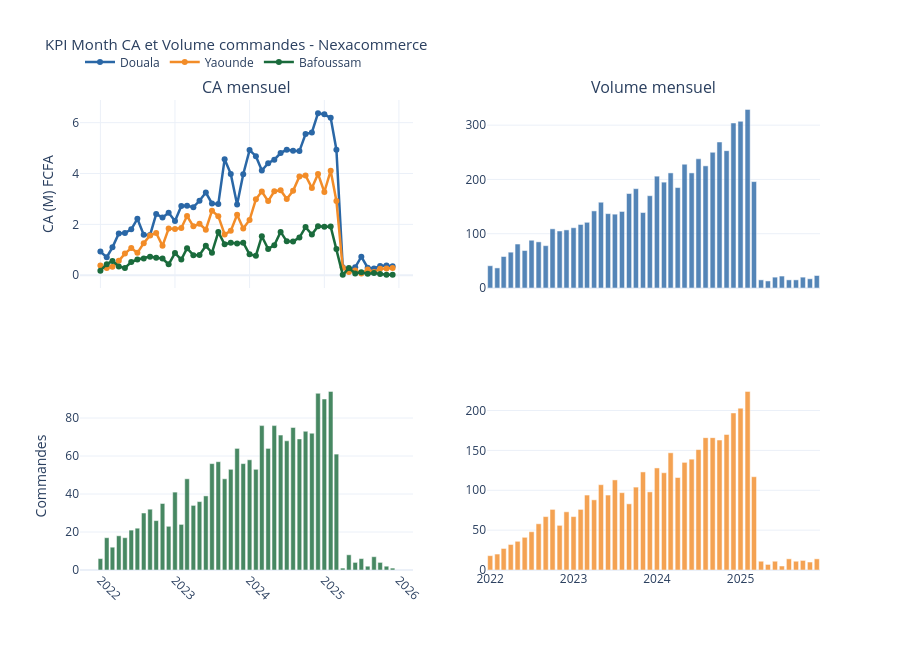

Notebook cell for this chart:
### Markdown cell above
### Évolution du chiffre d'affaire par mois

### Code cell
top_ville = ['Douala', 'Yaounde','Bafoussam']

orders_valid = orders.copy()
orders_valid['mois'] = orders_valid['order_date'].dt.to_period('M').astype(str)


df_mois = (
    orders_valid
    .groupby(['mois','city'])
    .agg(ca=('total_amount_xaf_clean','sum'),volume=('order_id','count'))
    .reset_index()
)

fig = make_subplots(
    rows=2,cols=2,
    shared_xaxes=True,
    vertical_spacing=0.2,    
    subplot_titles=['CA mensuel', 'Volume mensuel']
    )

for ville in top_ville:
    d = df_mois[df_mois['city']==ville].sort_values('mois')
    fig.add_trace(
        go.Scatter(
            x=d['mois'], y=d['ca'] /1e6,
            name=ville, mode='lines+markers',
            line=dict(color=COLORS[ville],width=2.5),
            marker=dict(size=6),
            hovertemplate='%{x}<br> CA: %{y:.1f} M FCFA <extra>' + ville + '</extra>'
        ), row=1, col=1
    )
 
    if ville == "Douala":  
        fig.add_trace(
            go.Bar(
                x=d['mois'],y=d['volume'],
                name=ville+'vol',
                marker_color=COLORS[ville],
                opacity=0.8,
                showlegend=False,
                hovertemplate='%{x} <br> Volume: %{y} commandes<extra>' + ville + '</extra>'
            ), row=1, col=2
        )    

    if ville == "Bafoussam":
        fig.add_trace(
            go.Bar(
                x=d['mois'],y=d['volume'],
                name=ville,
                marker_color=COLORS[ville],
                opacity=0.8,
                showlegend=False,
                hovertemplate='%{x} <br> Volume: %{y} commandes<extra>' + ville + '</extra>'
            ), row=2, col=1
        ) 

    if ville == "Yaounde" :
        fig.add_trace(
            go.Bar(
                x=d['mois'],y=d['volume'],
                name=ville+'vol',
                marker_color=COLORS[ville],
                opacity=0.8,
                showlegend=False,
                hovertemplate='%{x} <br> Volume: %{y} commandes<extra>' + ville + '</extra>'
            ), row=2, col=2
        ) 

fig.update_layout(
    title="KPI Month CA et Volume commandes - Nexacommerce",
    title_font_size=15,
    height=650,
    template='plotly_white',
    hovermode='x unified',
    legend=dict(orientation='h', yanchor='bottom',y=1.05)
)



fig.update_yaxes(title_text='CA (M) FCFA', row=1, col=1)
fig.update_yaxes(title_text='Commandes', row=2,col=1)
fig.update_xaxes(tickangle=45,row=2,col=1)
fig.show()    


fig.write_html("../reports/EDA/Kpi_month.html")
# fig.write_image("../reports/EDA/Kpi_month.png", scale=2)

### Figure 1 — Plotly figure (JSON) as saved in the notebook; plotly's stock layout.template omitted (floating-point values rounded to 4 significant figures)
{"data": [{"hovertemplate": "%{x}<br> CA: %{y:.1f} M FCFA <extra>Douala</extra>", "line": {"color": "#2A67A6", "width": 2.5}, "marker": {"size": 6}, "mode": "lines+markers", "name": "Douala", "type": "scatter", "x": ["2022-01", "2022-02", "2022-03", "2022-04", "2022-05", "2022-06", "2022-07", "2022-08", "2022-09", "2022-10", "2022-11", "2022-12", "2023-01", "2023-02", "2023-03", "2023-04", "2023-05", "2023-06", "2023-07", "2023-08", "2023-09", "2023-10", "2023-11", "2023-12", "2024-01", "2024-02", "2024-03", "2024-04", "2024-05", "2024-06", "2024-07", "2024-08", "2024-09", "2024-10", "2024-11", "2024-12", "2025-01", "2025-02", "2025-03", "2025-04", "2025-05", "2025-06", "2025-07", "2025-08", "2025-09", "2025-10", "2025-11", "2025-12"], "xaxis": "x", "y": [0.9296, 0.7089, 1.095, 1.639, 1.657, 1.803, 2.219, 1.59, 1.578, 2.403, 2.272, 2.456, 2.135, 2.722, 2.728, 2.676, 2.929, 3.251, 2.821, 2.798, 4.564, 3.985, 2.777, 3.974, 4.922, 4.681, 4.118, 4.405, 4.546, 4.804, 4.938, 4.893, 4.883, 5.555, 5.617, 6.374, 6.328, 6.189, 4.934, 0.3176, 0.2355, 0.312, 0.727, 0.2943, 0.264, 0.3655, 0.384, 0.3571], "yaxis": "y"}, {"hovertemplate": "%{x} <br> Volume: %{y} commandes<extra>Douala</extra>", "marker": {"color": "#2A67A6"}, "name": "Doualavol", "opacity": 0.8, "showlegend": false, "type": "bar", "x": ["2022-01", "2022-02", "2022-03", "2022-04", "2022-05", "2022-06", "2022-07", "2022-08", "2022-09", "2022-10", "2022-11", "2022-12", "2023-01", "2023-02", "2023-03", "2023-04", "2023-05", "2023-06", "2023-07", "2023-08", "2023-09", "2023-10", "2023-11", "2023-12", "2024-01", "2024-02", "2024-03", "2024-04", "2024-05", "2024-06", "2024-07", "2024-08", "2024-09", "2024-10", "2024-11", "2024-12", "2025-01", "2025-02", "2025-03", "2025-04", "2025-05", "2025-06", "2025-07", "2025-08", "2025-09", "2025-10", "2025-11", "2025-12"], "xaxis": "x2", "y": [41, 37, 58, 66, 81, 69, 88, 85, 78, 109, 105, 107, 111, 117, 121, 142, 158, 137, 136, 141, 174, 183, 139, 170, 206, 195, 212, 185, 228, 212, 238, 225, 250, 269, 253, 304, 307, 329, 196, 15, 13, 20, 22, 15, 15, 20, 17, 23], "yaxis": "y2"}, {"hovertemplate": "%{x}<br> CA: %{y:.1f} M FCFA <extra>Yaounde</extra>", "line": {"color": "#F28C28", "width": 2.5}, "marker": {"size": 6}, "mode": "lines+markers", "name": "Yaounde", "type": "scatter", "x": ["2022-01", "2022-02", "2022-03", "2022-04", "2022-05", "2022-06", "2022-07", "2022-08", "2022-09", "2022-10", "2022-11", "2022-12", "2023-01", "2023-02", "2023-03", "2023-04", "2023-05", "2023-06", "2023-07", "2023-08", "2023-09", "2023-10", "2023-11", "2023-12", "2024-01", "2024-02", "2024-03", "2024-04", "2024-05", "2024-06", "2024-07", "2024-08", "2024-09", "2024-10", "2024-11", "2024-12", "2025-01", "2025-02", "2025-03", "2025-04", "2025-05", "2025-06", "2025-07", "2025-08", "2025-09", "2025-10", "2025-11", "2025-12"], "xaxis": "x", "y": [0.3776, 0.2818, 0.3337, 0.5657, 0.8503, 1.067, 0.8794, 1.26, 1.566, 1.661, 1.155, 1.833, 1.82, 1.858, 2.329, 1.923, 2.024, 1.793, 2.54, 2.321, 1.605, 1.744, 2.375, 1.839, 2.171, 2.983, 3.294, 2.915, 3.299, 3.343, 2.998, 3.319, 3.886, 3.921, 3.432, 3.985, 3.273, 4.111, 2.922, 0.2902, 0.1305, 0.1815, 0.06553, 0.2209, 0.1235, 0.2494, 0.2678, 0.2822], "yaxis": "y"}, {"hovertemplate": "%{x} <br> Volume: %{y} commandes<extra>Yaounde</extra>", "marker": {"color": "#F28C28"}, "name": "Yaoundevol", "opacity": 0.8, "showlegend": false, "type": "bar", "x": ["2022-01", "2022-02", "2022-03", "2022-04", "2022-05", "2022-06", "2022-07", "2022-08", "2022-09", "2022-10", "2022-11", "2022-12", "2023-01", "2023-02", "2023-03", "2023-04", "2023-05", "2023-06", "2023-07", "2023-08", "2023-09", "2023-10", "2023-11", "2023-12", "2024-01", "2024-02", "2024-03", "2024-04", "2024-05", "2024-06", "2024-07", "2024-08", "2024-09", "2024-10", "2024-11", "2024-12", "2025-01", "2025-02", "2025-03", "2025-04", "2025-05", "2025-06", "2025-07", "2025-08", "2025-09", "2025-10", "2025-11", "2025-12"], "xaxis": "x4", "y": [18, 20, 27, 32, 36, 41, 48, 58, 67, 76, 56, 73, 67, 76, 94, 88, 107, 94, 113, 97, 83, 104, 123, 98, 128, 122, 147, 116, 135, 139, 151, 166, 166, 163, 170, 197, 203, 224, 117, 11, 7, 11, 5, 14, 11, 12, 10, 14], "yaxis": "y4"}, {"hovertemplate": "%{x}<br> CA: %{y:.1f} M FCFA <extra>Bafoussam</extra>", "line": {"color": "#1A6B3C", "width": 2.5}, "marker": {"size": 6}, "mode": "lines+markers", "name": "Bafoussam", "type": "scatter", "x": ["2022-01", "2022-02", "2022-03", "2022-04", "2022-05", "2022-06", "2022-07", "2022-08", "2022-09", "2022-10", "2022-11", "2022-12", "2023-01", "2023-02", "2023-03", "2023-04", "2023-05", "2023-06", "2023-07", "2023-08", "2023-09", "2023-10", "2023-11", "2023-12", "2024-01", "2024-02", "2024-03", "2024-04", "2024-05", "2024-06", "2024-07", "2024-08", "2024-09", "2024-10", "2024-11", "2024-12", "2025-01", "2025-02", "2025-03", "2025-04", "2025-05", "2025-06", "2025-07", "2025-08", "2025-09", "2025-10", "2025-11", "2025-12"], "xaxis": "x", "y": [0.1785, 0.4334, 0.5627, 0.3433, 0.2867, 0.5171, 0.6149, 0.6595, 0.7303, 0.6863, 0.6556, 0.4263, 0.8727, 0.6137, 1.061, 0.7885, 0.7984, 1.156, 0.8848, 1.695, 1.217, 1.277, 1.245, 1.279, 0.8203, 0.7668, 1.534, 1.028, 1.181, 1.703, 1.331, 1.33, 1.482, 1.892, 1.6, 1.929, 1.905, 1.912, 1.032, 0.01397, 0.2809, 0.0696, 0.1139, 0.05287, 0.08359, 0.04705, 0.01696, 0.01794], "yaxis": "y"}, {"hovertemplate": "%{x} <br> Volume: %{y} commandes<extra>Bafoussam</extra>", "marker": {"color": "#1A6B3C"}, "name": "Bafoussam", "opacity": 0.8, "showlegend": false, "type": "bar", "x": ["2022-01", "2022-02", "2022-03", "2022-04", "2022-05", "2022-06", "2022-07", "2022-08", "2022-09", "2022-10", "2022-11", "2022-12", "2023-01", "2023-02", "2023-03", "2023-04", "2023-05", "2023-06", "2023-07", "2023-08", "2023-09", "2023-10", "2023-11", "2023-12", "2024-01", "2024-02", "2024-03", "2024-04", "2024-05", "2024-06", "2024-07", "2024-08", "2024-09", "2024-10", "2024-11", "2024-12", "2025-01", "2025-02", "2025-03", "2025-04", "2025-05", "2025-06", "2025-07", "2025-08", "2025-09", "2025-10", "2025-11", "2025-12"], "xaxis": "x3", "y": [6, 17, 12, 18, 17, 21, 22, 30, 32, 26, 35, 23, 41, 24, 48, 34, 36, 39, 56, 57, 48, 53, 64, 56, 58, 53, 76, 64, 76, 71, 68, 75, 69, 73, 72, 93, 90, 94, 61, 1, 8, 4, 6, 2, 7, 4, 2, 1], "yaxis": "y3"}], "layout": {"annotations": [{"font": {"size": 16}, "showarrow": false, "text": "CA mensuel", "x": 0.225, "xanchor": "center", "xref": "paper", "y": 1, "yanchor": "bottom", "yref": "paper"}, {"font": {"size": 16}, "showarrow": false, "text": "Volume mensuel", "x": 0.775, "xanchor": "center", "xref": "paper", "y": 1, "yanchor": "bottom", "yref": "paper"}], "height": 650, "hovermode": "x unified", "legend": {"orientation": "h", "y": 1.05, "yanchor": "bottom"}, "title": {"font": {"size": 15}, "text": "KPI Month CA et Volume commandes - Nexacommerce"}, "xaxis": {"anchor": "y", "domain": [0, 0.45], "matches": "x3", "showticklabels": false}, "xaxis2": {"anchor": "y2", "domain": [0.55, 1], "matches": "x4", "showticklabels": false}, "xaxis3": {"anchor": "y3", "domain": [0, 0.45], "tickangle": 45}, "xaxis4": {"anchor": "y4", "domain": [0.55, 1]}, "yaxis": {"anchor": "x", "domain": [0.6, 1], "title": {"text": "CA (M) FCFA"}}, "yaxis2": {"anchor": "x2", "domain": [0.6, 1]}, "yaxis3": {"anchor": "x3", "domain": [0, 0.4], "title": {"text": "Commandes"}}, "yaxis4": {"anchor": "x4", "domain": [0, 0.4]}}}
